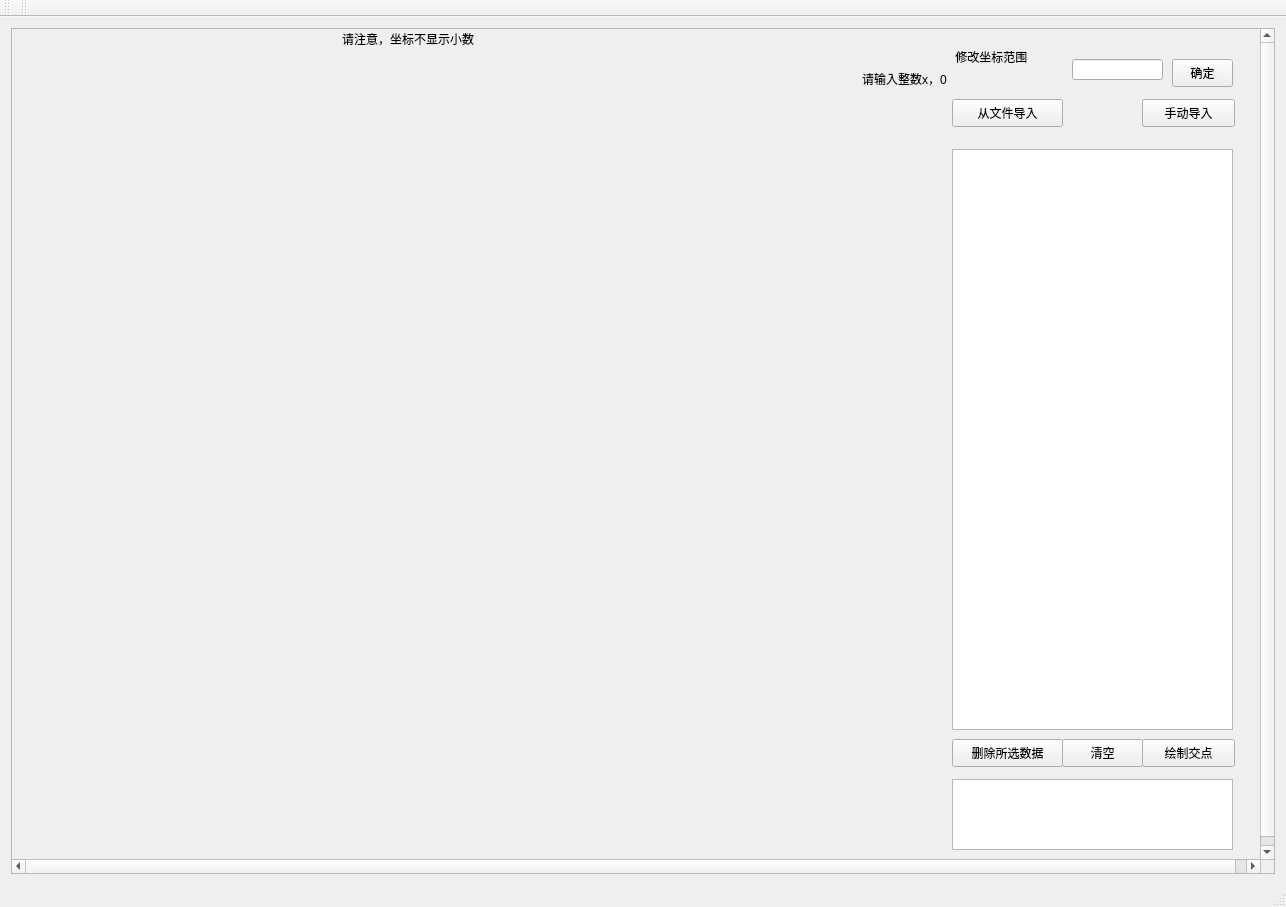
<?xml version="1.0" encoding="UTF-8"?>
<ui version="4.0">
 <class>QtPairProjectClass</class>
 <widget class="QMainWindow" name="QtPairProjectClass">
  <property name="geometry">
   <rect>
    <x>0</x>
    <y>0</y>
    <width>1286</width>
    <height>907</height>
   </rect>
  </property>
  <property name="windowTitle">
   <string>QtPairProject</string>
  </property>
  <widget class="QWidget" name="centralWidget">
   <layout class="QHBoxLayout" name="horizontalLayout">
    <item>
     <widget class="QScrollArea" name="scrollArea">
      <property name="minimumSize">
       <size>
        <width>1261</width>
        <height>681</height>
       </size>
      </property>
      <property name="verticalScrollBarPolicy">
       <enum>Qt::ScrollBarAlwaysOn</enum>
      </property>
      <property name="horizontalScrollBarPolicy">
       <enum>Qt::ScrollBarAlwaysOn</enum>
      </property>
      <property name="widgetResizable">
       <bool>false</bool>
      </property>
      <widget class="QWidget" name="scrollAreaWidgetContents">
       <property name="geometry">
        <rect>
         <x>0</x>
         <y>0</y>
         <width>1259</width>
         <height>839</height>
        </rect>
       </property>
       <widget class="QPushButton" name="changeRange">
        <property name="geometry">
         <rect>
          <x>1160</x>
          <y>30</y>
          <width>61</width>
          <height>28</height>
         </rect>
        </property>
        <property name="text">
         <string>确定</string>
        </property>
       </widget>
       <widget class="QLabel" name="label">
        <property name="geometry">
         <rect>
          <x>940</x>
          <y>20</y>
          <width>111</width>
          <height>16</height>
         </rect>
        </property>
        <property name="text">
         <string> 修改坐标范围</string>
        </property>
       </widget>
       <widget class="QLabel" name="label_3">
        <property name="geometry">
         <rect>
          <x>330</x>
          <y>0</y>
          <width>171</width>
          <height>20</height>
         </rect>
        </property>
        <property name="text">
         <string>请注意，坐标不显示小数</string>
        </property>
       </widget>
       <widget class="QLabel" name="label_2">
        <property name="geometry">
         <rect>
          <x>850</x>
          <y>40</y>
          <width>191</width>
          <height>20</height>
         </rect>
        </property>
        <property name="text">
         <string>请输入整数x，0&lt;x&lt;=100000</string>
        </property>
       </widget>
       <widget class="QPushButton" name="openFile">
        <property name="geometry">
         <rect>
          <x>940</x>
          <y>70</y>
          <width>111</width>
          <height>28</height>
         </rect>
        </property>
        <property name="text">
         <string>从文件导入</string>
        </property>
       </widget>
       <widget class="QLineEdit" name="lineEdit">
        <property name="geometry">
         <rect>
          <x>1060</x>
          <y>30</y>
          <width>91</width>
          <height>21</height>
         </rect>
        </property>
       </widget>
       <widget class="QPushButton" name="open">
        <property name="geometry">
         <rect>
          <x>1130</x>
          <y>70</y>
          <width>93</width>
          <height>28</height>
         </rect>
        </property>
        <property name="text">
         <string>手动导入</string>
        </property>
       </widget>
       <widget class="QWidget" name="widget" native="true">
        <property name="geometry">
         <rect>
          <x>10</x>
          <y>20</y>
          <width>800</width>
          <height>800</height>
         </rect>
        </property>
       </widget>
       <widget class="QListWidget" name="listWidget">
        <property name="geometry">
         <rect>
          <x>940</x>
          <y>120</y>
          <width>281</width>
          <height>581</height>
         </rect>
        </property>
       </widget>
       <widget class="QPushButton" name="paintPoint">
        <property name="geometry">
         <rect>
          <x>1130</x>
          <y>710</y>
          <width>93</width>
          <height>28</height>
         </rect>
        </property>
        <property name="text">
         <string>绘制交点</string>
        </property>
       </widget>
       <widget class="QTextEdit" name="textEdit">
        <property name="geometry">
         <rect>
          <x>940</x>
          <y>750</y>
          <width>281</width>
          <height>71</height>
         </rect>
        </property>
       </widget>
       <widget class="QPushButton" name="deleteItem">
        <property name="geometry">
         <rect>
          <x>940</x>
          <y>710</y>
          <width>111</width>
          <height>28</height>
         </rect>
        </property>
        <property name="text">
         <string>删除所选数据</string>
        </property>
       </widget>
       <widget class="QPushButton" name="clearAll">
        <property name="geometry">
         <rect>
          <x>1050</x>
          <y>710</y>
          <width>81</width>
          <height>28</height>
         </rect>
        </property>
        <property name="text">
         <string>清空</string>
        </property>
       </widget>
      </widget>
     </widget>
    </item>
   </layout>
  </widget>
  <widget class="QMenuBar" name="menuBar">
   <property name="geometry">
    <rect>
     <x>0</x>
     <y>0</y>
     <width>1286</width>
     <height>26</height>
    </rect>
   </property>
  </widget>
  <widget class="QToolBar" name="mainToolBar">
   <attribute name="toolBarArea">
    <enum>TopToolBarArea</enum>
   </attribute>
   <attribute name="toolBarBreak">
    <bool>false</bool>
   </attribute>
  </widget>
  <widget class="QStatusBar" name="statusBar"/>
  <widget class="QToolBar" name="toolBar">
   <property name="windowTitle">
    <string>toolBar</string>
   </property>
   <attribute name="toolBarArea">
    <enum>TopToolBarArea</enum>
   </attribute>
   <attribute name="toolBarBreak">
    <bool>false</bool>
   </attribute>
  </widget>
 </widget>
 <layoutdefault spacing="6" margin="11"/>
 <resources>
  <include location="QtPairProject.qrc"/>
 </resources>
 <connections/>
</ui>
